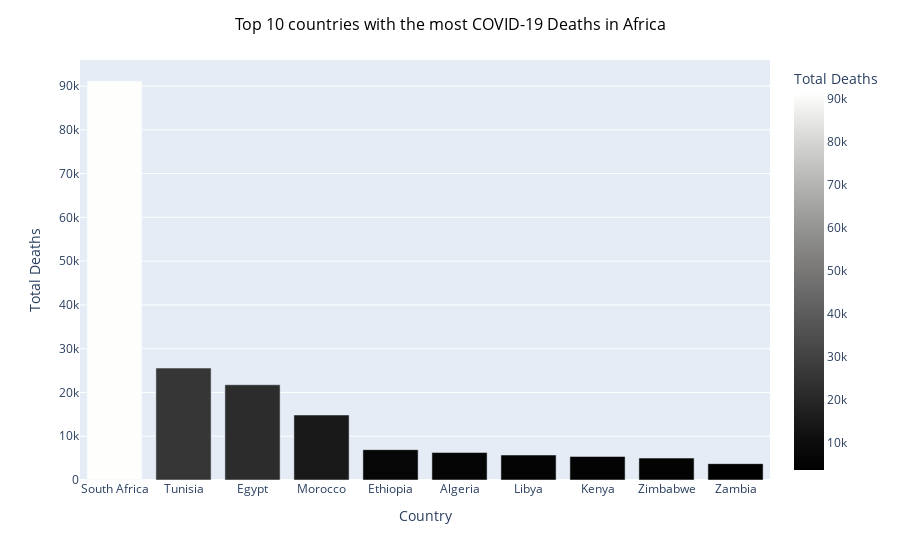

This figure's notebook cell:
### Markdown cell above
Total Deaths

### Code cell
df1 = df.sort_values(by = ['Total Deaths'],ascending = False).reset_index().head(10)

fig = px.bar(df1, x= 'Country', 
             y ='Total Deaths', 
             color = 'Total Deaths',
             color_continuous_scale = 'gray')

fig.update_layout(title = 'Top 10 countries with the most COVID-19 Deaths in Africa',
                  title_x = 0.5,
                  title_font = dict(size = 16, color = 'Black'))
fig.show()

### Figure 1 — Plotly figure (JSON) as saved in the notebook; plotly's stock layout.template omitted (floating-point values rounded to 4 significant figures)
{"data": [{"alignmentgroup": "True", "hovertemplate": "Country=%{x}<br>Total Deaths=%{marker.color}<extra></extra>", "legendgroup": "", "marker": {"color": [91145, 25569, 21752, 14849, 6937, 6276, 5710, 5378, 5004, 3734], "coloraxis": "coloraxis", "pattern": {"shape": ""}}, "name": "", "offsetgroup": "", "orientation": "v", "showlegend": false, "textposition": "auto", "type": "bar", "x": ["South Africa", "Tunisia", "Egypt", "Morocco", "Ethiopia", "Algeria", "Libya", "Kenya", "Zimbabwe", "Zambia"], "xaxis": "x", "y": [91145, 25569, 21752, 14849, 6937, 6276, 5710, 5378, 5004, 3734], "yaxis": "y"}], "layout": {"barmode": "relative", "coloraxis": {"colorbar": {"title": {"text": "Total Deaths"}}, "colorscale": [[0, "rgb(0, 0, 0)"], [0.09091, "rgb(16, 16, 16)"], [0.1818, "rgb(38, 38, 38)"], [0.2727, "rgb(59, 59, 59)"], [0.3636, "rgb(81, 80, 80)"], [0.4545, "rgb(102, 101, 101)"], [0.5455, "rgb(124, 123, 122)"], [0.6364, "rgb(146, 146, 145)"], [0.7273, "rgb(171, 171, 170)"], [0.8182, "rgb(197, 197, 195)"], [0.9091, "rgb(224, 224, 223)"], [1, "rgb(254, 254, 253)"]]}, "legend": {"tracegroupgap": 0}, "margin": {"t": 60}, "title": {"font": {"color": "Black", "size": 16}, "text": "Top 10 countries with the most COVID-19 Deaths in Africa", "x": 0.5}, "xaxis": {"anchor": "y", "domain": [0, 1], "title": {"text": "Country"}}, "yaxis": {"anchor": "x", "domain": [0, 1], "title": {"text": "Total Deaths"}}}}
